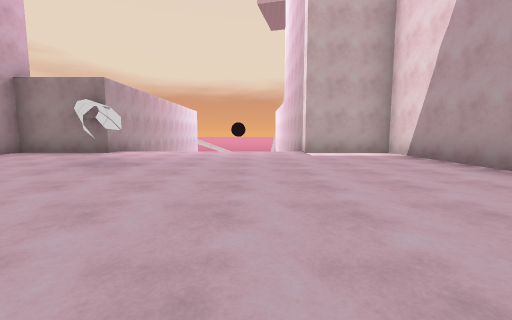
View 1 (above)

16 first-person views from a walk through a scene from a Unity 3-D project. The camera is 1.2 m above the floor, tilts 6° down and sees 90° across. The floor is counted in squares, 2.4 m on a side. Each view is taken from the middle of a square. On the plan, view 1 faces up. The plan holds only what a view shows up to about 9 squares ahead; the rest is blank. The place goes on beyond the plan. The player character is not drawn.

View 2
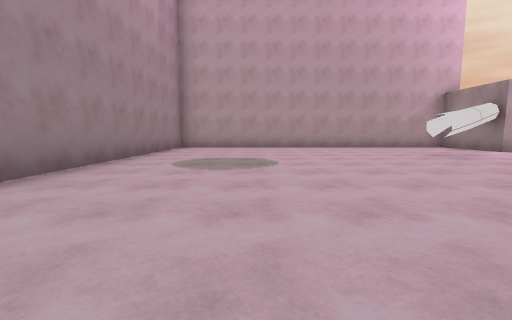

View 3
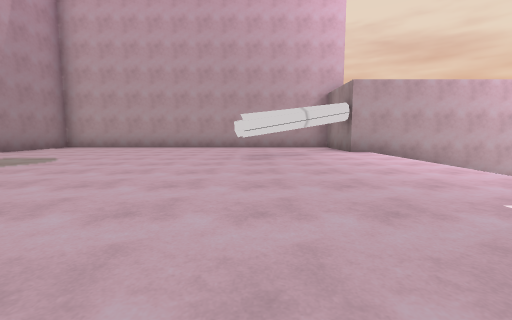

View 4
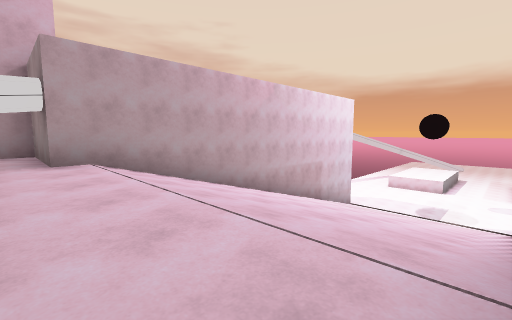

View 5
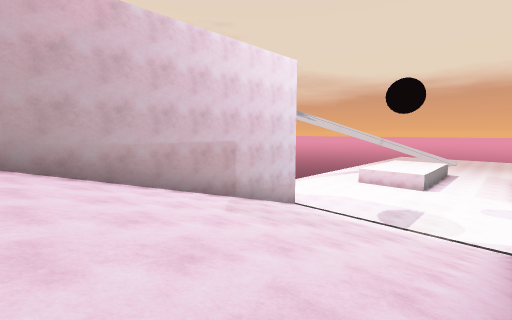

View 6
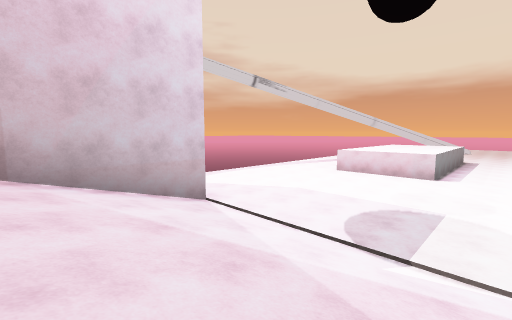

View 7
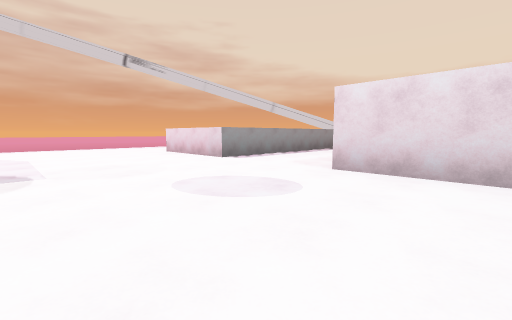

View 8
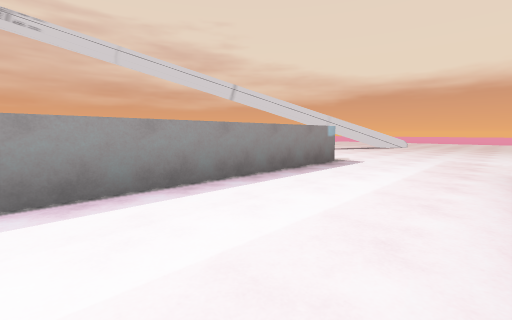

View 9
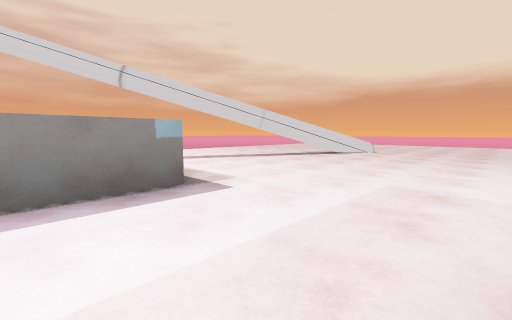

View 10
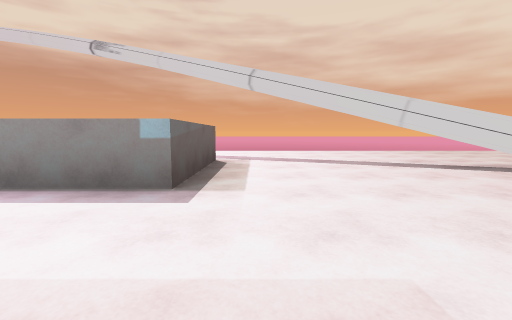

View 11
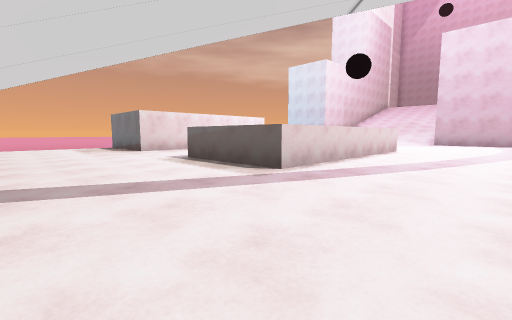

View 12
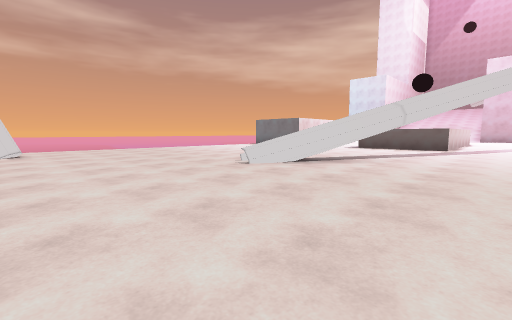

View 13
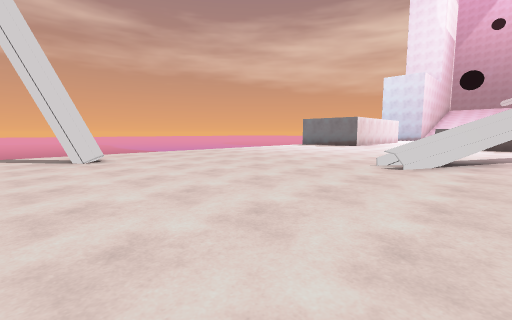

View 14
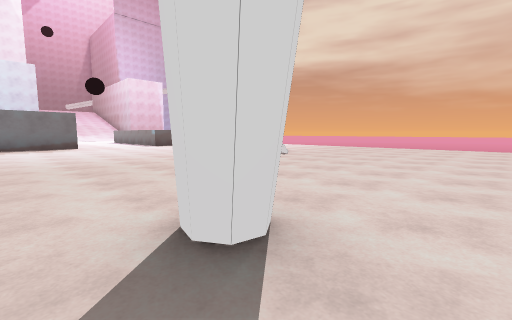

View 15
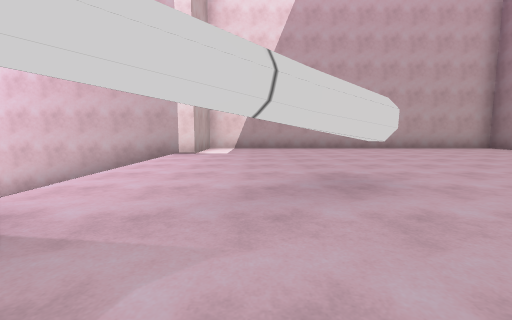

View 16
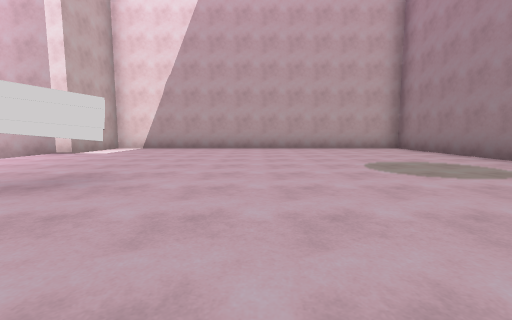

### Floor plan
Key: @ floor where view 1 was taken; # wall or solid block; x gap in a wall; . main floor; : floor 6 m higher than the main floor; / step, stairs or slope; = window, fence, low wall or low ledge; ^ raised ledge; v drop or lower ground; T thing the floor can be seen under or through.
Columns run from 6 left of view 1 to 4 right of it. Each row starts with its distance up from view 1.
 36 ..........v
 35 ........#.v
 34 ..........v
 33 ..........v
 32 ....=.....v
 31 ....^.....v
 30 ...T .....
 29 ..........v
 28 ..........v
 27 ..........v
 26 ...^^...##v
 25 ...^^...#
 24 ...^^...
 23 ...^^...
 22 ...^^...##
 21 ..........
 20 ..........
 19 ..........
 18 ..........
 17 ........
 16 x #/////
 15   #/////
 14   #/////
 13   #/////
 12   #/////
 11   #/////#
 10   #/////#
  9   #/////#
  8   #/////#
  7 ###/////##
  6 #:::::::::#
  5 #::T::::::#
  4 #:::T:::::#
  3 #:::::::::#
  2 #:::::::::#
  1 #:::::::::#
  0 #:::::@:::#
 -1 #:::::::::#
 -2 #:::::::::#
 -3 ##########

Where each view was taken, in squares from view 1:
view 1: 0 up, 0 right, facing up
view 2: 0 up, 3 right, facing left
view 3: 4 up, 3 right, facing left
view 4: 6 up, 1 right, facing up-left
view 5: 10 up, 1 right, facing up-left
view 6: 14 up, 0 right, facing up-left
view 7: 18 up, 3 right, facing up-left
view 8: 22 up, 1 right, facing up-left
view 9: 25 up, 1 right, facing up-left
view 10: 27 up, 1 right, facing left
view 11: 29 up, 6 left, facing down-right
view 12: 35 up, 5 left, facing down-right
view 13: 36 up, 3 left, facing down-right
view 14: 36 up, 3 right, facing down-left
view 15: 5 up, 5 left, facing right
view 16: 2 up, 5 left, facing right
